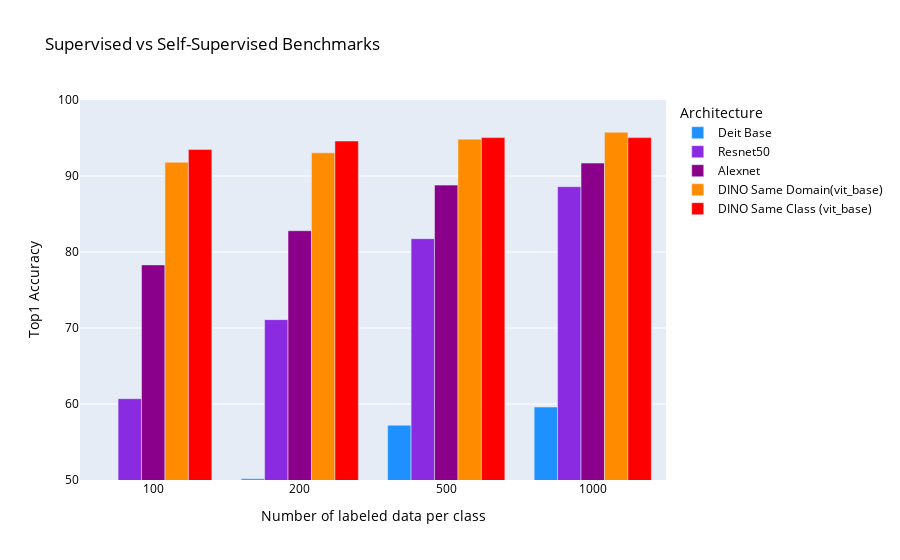

This figure's notebook cell:
### Code cell
import plotly.graph_objects as go

layout = Layout(

)


fig = go.Figure(data=[
    go.Bar(name='Deit Base', x=num_labels_type, y=tuple(sup_max_acc_store['deitbase'].values()), marker_color="dodgerblue"),
    go.Bar(name='Resnet50', x=num_labels_type, y=tuple(sup_max_acc_store['resnet50'].values()), marker_color="blueviolet"),
    go.Bar(name='Alexnet', x=num_labels_type, y=tuple(sup_max_acc_store['alexnet'].values()), marker_color="darkmagenta"),
    #go.Bar(name='SimCLR (resnet50)', x=num_labels_type, y=simclr_max_acc_store, marker_color="gold"),
    go.Bar(name='DINO Same Domain(vit_base)', x=num_labels_type, y=tuple(dino_max_by_numlabels.values()), marker_color="darkorange"),
    go.Bar(name='DINO Same Class (vit_base)', x=num_labels_type, y=tuple(se_max_by_numlabels.values()), marker_color="red"),
], layout=layout)

fig.update_layout(
    barmode='group',
    title="Supervised vs Self-Supervised Benchmarks",
    xaxis_title="Number of labeled data per class",
    yaxis_title="Top1 Accuracy",
    legend_title="Architecture",
    font=dict(
        color="black",
    )
)

#fig.update_xaxes(range=[1.5, 4.5])
fig.update_yaxes(range=[50, 100])
fig.show()

### Figure 1 — Plotly figure (JSON) as saved in the notebook; plotly's stock layout.template omitted (floating-point values rounded to 4 significant figures)
{"data": [{"marker": {"color": "dodgerblue"}, "name": "Deit Base", "type": "bar", "x": ["100", "200", "500", "1000"], "y": [0, 50.15, 57.2, 59.6]}, {"marker": {"color": "blueviolet"}, "name": "Resnet50", "type": "bar", "x": ["100", "200", "500", "1000"], "y": [60.7, 71.1, 81.75, 88.6]}, {"marker": {"color": "darkmagenta"}, "name": "Alexnet", "type": "bar", "x": ["100", "200", "500", "1000"], "y": [78.3, 82.8, 88.8, 91.7]}, {"marker": {"color": "darkorange"}, "name": "DINO Same Domain(vit_base)", "type": "bar", "x": ["100", "200", "500", "1000"], "y": [91.8, 93.05, 94.85, 95.75]}, {"marker": {"color": "red"}, "name": "DINO Same Class (vit_base)", "type": "bar", "x": ["100", "200", "500", "1000"], "y": [93.5, 94.6, 95.05, 95.05]}], "layout": {"barmode": "group", "font": {"color": "black"}, "legend": {"title": {"text": "Architecture"}}, "title": {"text": "Supervised vs Self-Supervised Benchmarks"}, "xaxis": {"title": {"text": "Number of labeled data per class"}}, "yaxis": {"range": [50, 100], "title": {"text": "Top1 Accuracy"}}}}
